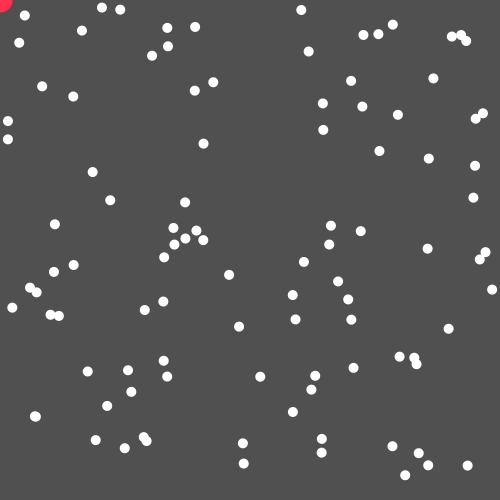
Frame 1 (no input)
Frame 60 (the mouse pressed at the canvas centre just before this capture): identical to frame 1, image omitted
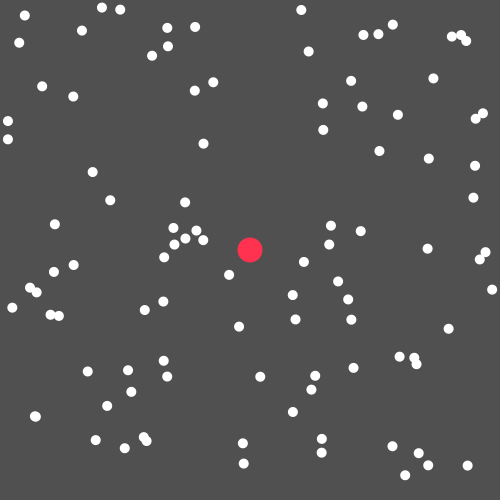
Frame 120 (the mouse held since frame 60 and released just before this capture)

The Processing sketch that drew these frames (run headless with seeded random() and noise(); from frame 60 on, the mouse is pressed at the canvas centre):

// Processing sketch: w09_00_arraylistRemove
// ── w09_00_arraylistRemove.pde
// reminder sketch - removing objects from an arraylist
// bryan ma for code 2 sp 19

ArrayList<PVector> positions = new ArrayList<PVector>();

void setup() {
  size(500, 500);
  
  for (int i = 0; i < 100; i++) {
    positions.add(new PVector(random(width), random(height)));
  }
  
  noStroke();
}

void draw() {
  background(80);
  
  fill(255, 50, 80);
  ellipse(mouseX, mouseY, 25, 25);
  
  fill(255);
  for (int i = positions.size() - 1; i >= 0; i--) {
    PVector p = positions.get(i);
    ellipse(p.x, p.y, 10, 10);
    
    if (dist(mouseX, mouseY, p.x, p.y) < 20) {
      positions.remove(i);
    }
  }
}
